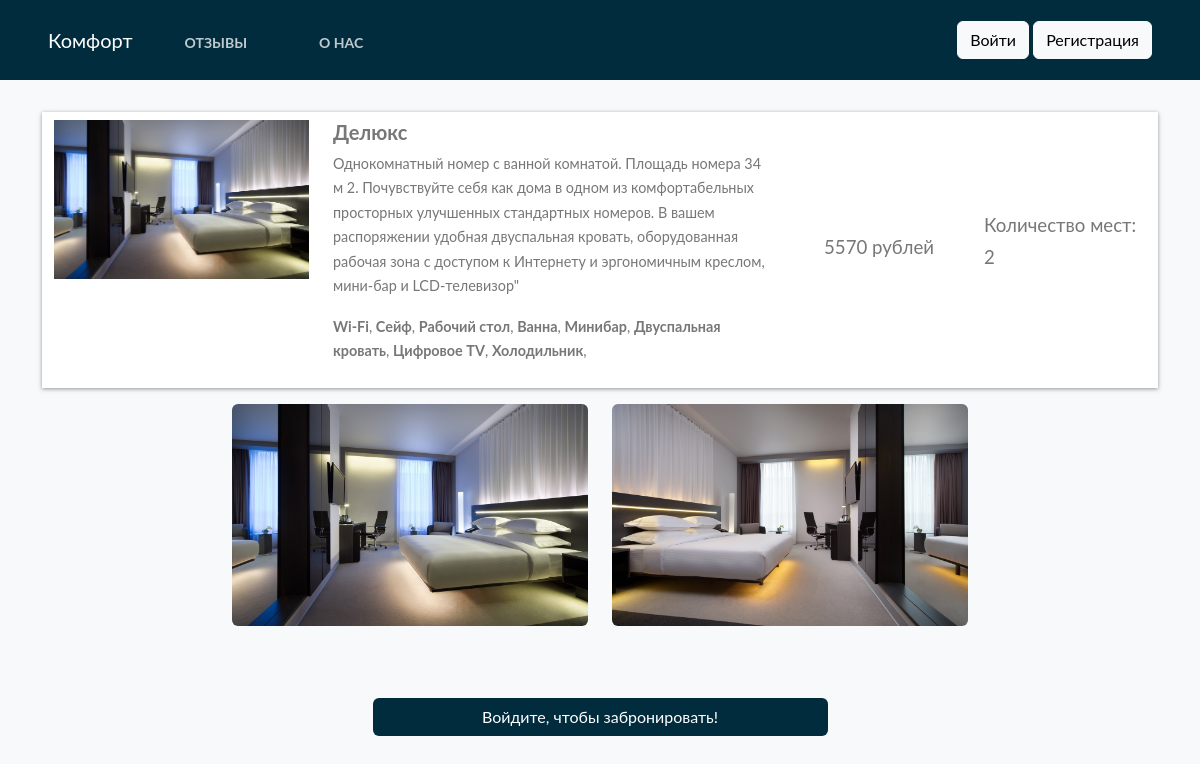
The app's page /hotel-detail/d31de2816ef443979cbf5262958280e8/ with its own data.
### home/models.py (models this page shows, shortened)
class BaseModel(models.Model):
    uid = models.UUIDField(default=uuid.uuid4   , editable=False , primary_key=True)
    created_at = models.DateField(auto_now_add=True)
    updated_at = models.DateField(auto_now_add=True)
    class Meta:
        abstract = True

class Hotel(BaseModel):
    hotel_name = models.CharField(max_length=100, verbose_name = "Название номера")
    hotel_price = models.IntegerField(verbose_name = "Цена номера")
    description = models.TextField(max_length=500, verbose_name = "Описание")
    amenities = models.ManyToManyField(Amenities, verbose_name = "Удобства номера")
    room_count = models.IntegerField(default=1, verbose_name = "Количество бронирований")
    people_capacity = models.IntegerField(default=0, verbose_name = "Вместимость")

class HotelImages(BaseModel):
    hotel= models.ForeignKey(Hotel ,related_name="images", on_delete=models.CASCADE, verbose_name = "Название номера")
    images = models.ImageField(upload_to="hotels", verbose_name = "Изображение")

class Amenities(BaseModel):
    amenity_name = models.CharField(max_length=100)

### home/views.py (the view, shortened to what this page needs)
# urls.py: path('hotel-detail/<uid>/' , hotel_detail , name="hotel_detail"),
def hotel_detail(request,uid):
    hotel_obj = Hotel.objects.get(uid = uid)
    return render(request , 'hotel_detail.html' ,{
        'hotels_obj' :hotel_obj
    })

### templates/hotel_detail.html
{% extends "base.html" %}
{%  block start %}
<div class="container mt-5 pt-5">
    <div class="row search-card-result">
        <div class="col-md-3">
        <a href="/hotel-detail/{{hotels_obj.uid}}">
            <img class="img-fluid" src="/media/{{hotels_obj.images.first.images}}" alt="Card image cap">
        </a></div>
        <div class="col-md-5" style="display: flex;align-content: center;flex-wrap: wrap;">
            <h5>{{hotels_obj.hotel_name}}</h5>
            <p>
                {{hotels_obj.description}}
            </p>
            <p>
                {%for amenitie in hotels_obj.amenities.all %}
                <b>{{amenitie.amenity_name}}</b>,
                {% endfor %}
            </p>
        </div>
        <div class="col-md-2 border-left text-center more-offers" style="display:flex;justify-content: center;align-items: center;">
            <p style="font-size: 14pt;">{{hotels_obj.hotel_price}} рублей</p>
        </div>
        <div class="col-md-2" style="display:flex;justify-content: center;align-items: center;">
            <p style="font-size: 14pt">Количество мест: {{hotels_obj.people_capacity}}</p>
        </div>
    </div>
        <div class="row gallery" style="justify-content: center;">
            {% for image in hotels_obj.images.all %}
              <div class="col-md-4">
                <img src="/media/{{image.images}}" class="w-100 shadow-1-strong rounded mb-4"/>
              </div>
            {%endfor %}
        </div>
    {% if request.user.is_authenticated %}
    <div class="filter-card">
        <h5>Забронировать</h5>
        {%include "messages.html"%}
        <form method="post">
            {% csrf_token %}
            <div class="row form-group">
                <div class="col-md-12">
                    <label>Телефон</label>
                    <p>
                    <input type="text" name="phone_0" size="13" id="id_phone_0"  placeholder="+7 (999) 999-99-99 " required>
                    </p>
                </div>
                <div class="col-md-12">
                    <label for="mintopay">Заезд</label>
                    <p>
                        <input type="date" name="checkin" id="checkin"  class="form-control" required>
                    </p>
                </div>
                <div class="col-md-12">
                    <label for="maxtopay">Выезд</label>
                    <p>
                        <input type="date" name="checkout" id="checkout" class="form-control" required>
                    </p>
                </div>
            </div>
           {% if user.is_authenticated %}
            <div class="row form-group">
                <div class="col-md-12" style="display:flex;justify-content: center;">
                    <input type="submit"  style="margin-top:30px;  background-color:#002c3e; color:white;" class="btn mt-5 col-5" value="Забронировать">
                </div>
            </div>
            {% else %}
                <form class="form-inline ml-auto">
                    <a href="{% url 'login_page' %}" class="btn btn-info">Войти</a>
                    <a href="{% url 'register_page' %}" class="btn btn-info">Регистрация</a>
                </form>
            {% endif %}
        </form>
    </div>
    {% else %}
<div class="container" style="display:flex;justify-content: center;">
    <a style="margin-top:30px;  background-color:#002c3e; color:white;" href="{% url 'login' %}" class="btn mt-5 col-5">Войдите, чтобы забронировать!</a>
</div>
    {% endif %}
</div>
{% endblock %}

### templates/base.html (style rules this page uses)
body { font-family: "Lato", Arial, sans-serif; font-weight: 400; font-size: 16px; line-height: 1.7; background: #fff; color: #777; height: 100%; overflow: auto; }
.search-card-result { box-shadow: 0px 1px 4px rgba(41, 51, 57, 0.5); margin: 1rem 0; padding: 0.5rem 0; background-color: #fff; }
.search-card-result h5 { font-style: 1.1rem; font-weight: 700; }
.search-card-result p { font-size: 0.9rem; }
.search-card-result .more-offers p { margin-bottom: 0.3rem; }

### records on screen
Hotel: images.first.images (picture), hotel_name "Делюкс", description "Однокомнатный номер с ванной комнатой. Площадь номера 34 м 2. Почувствуйте себя как дома в одном из комфортабельных просторных улучшенных стандартных номеров. В вашем распоряжении удобная двуспальная кровать, оборудованная рабочая зона с доступом к Интернету и эргономичным креслом, мини-бар и LCD-телевизор\"", hotel_price "5570", people_capacity "2"
Amenities: amenity_name "Wi-Fi"
Amenities: amenity_name "Сейф"
Amenities: amenity_name "Рабочий стол"
Amenities: amenity_name "Ванна"
Amenities: amenity_name "Минибар"
Amenities: amenity_name "Двуспальная кровать"
Amenities: amenity_name "Цифровое TV"
Amenities: amenity_name "Холодильник"
HotelImages: images (picture)
HotelImages: images (picture)
